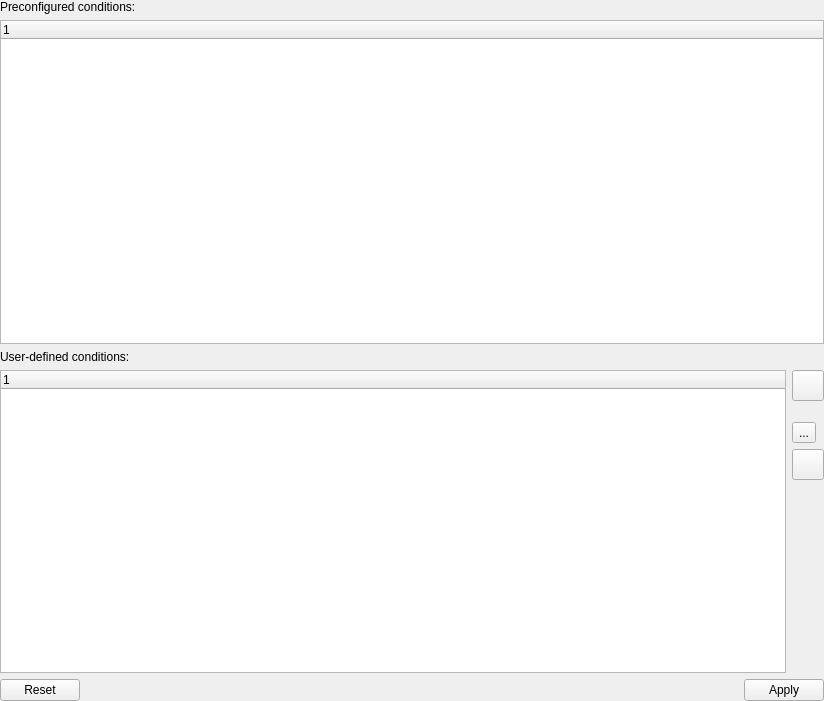
<?xml version="1.0" encoding="UTF-8"?>
<ui version="4.0">
 <class>Form</class>
 <widget class="QWidget" name="Form">
  <property name="geometry">
   <rect>
    <x>0</x>
    <y>0</y>
    <width>824</width>
    <height>701</height>
   </rect>
  </property>
  <property name="windowTitle">
   <string>Watchdog configuration</string>
  </property>
  <layout class="QGridLayout" name="gridLayout">
   <property name="margin">
    <number>0</number>
   </property>
   <item row="0" column="0">
    <layout class="QVBoxLayout" name="tracelayout">
     <property name="margin">
      <number>0</number>
     </property>
     <item>
      <widget class="QLabel" name="label_1">
       <property name="text">
        <string>Preconfigured conditions:</string>
       </property>
      </widget>
     </item>
     <item>
      <widget class="QTreeWidget" name="preconfTree">
       <property name="focusPolicy">
        <enum>Qt::TabFocus</enum>
       </property>
       <property name="frameShadow">
        <enum>QFrame::Plain</enum>
       </property>
       <property name="editTriggers">
        <set>QAbstractItemView::NoEditTriggers</set>
       </property>
       <property name="rootIsDecorated">
        <bool>false</bool>
       </property>
       <property name="allColumnsShowFocus">
        <bool>true</bool>
       </property>
       <column>
        <property name="text">
         <string notr="true">1</string>
        </property>
       </column>
      </widget>
     </item>
     <item>
      <widget class="QWidget" name="userWidget" native="true">
       <layout class="QGridLayout" name="gridLayout_2">
        <property name="margin">
         <number>0</number>
        </property>
        <item row="0" column="0" colspan="2">
         <widget class="QLabel" name="label_3">
          <property name="text">
           <string>User-defined conditions:</string>
          </property>
         </widget>
        </item>
        <item row="1" column="0">
         <widget class="QTreeWidget" name="userTree">
          <property name="focusPolicy">
           <enum>Qt::TabFocus</enum>
          </property>
          <property name="editTriggers">
           <set>QAbstractItemView::NoEditTriggers</set>
          </property>
          <property name="rootIsDecorated">
           <bool>false</bool>
          </property>
          <property name="allColumnsShowFocus">
           <bool>true</bool>
          </property>
          <column>
           <property name="text">
            <string notr="true">1</string>
           </property>
          </column>
         </widget>
        </item>
        <item row="1" column="1">
         <layout class="QVBoxLayout" name="verticalLayout">
          <item>
           <widget class="QToolButton" name="addBtn">
            <property name="toolTip">
             <string>Add a setpoint table for selected devices</string>
            </property>
            <property name="icon">
             <iconset resource="../../../../resources/nicos-gui.qrc">
              <normaloff>:/add</normaloff>:/add</iconset>
            </property>
            <property name="iconSize">
             <size>
              <width>24</width>
              <height>24</height>
             </size>
            </property>
           </widget>
          </item>
          <item>
           <spacer name="verticalSpacer_2">
            <property name="orientation">
             <enum>Qt::Vertical</enum>
            </property>
            <property name="sizeType">
             <enum>QSizePolicy::Fixed</enum>
            </property>
            <property name="sizeHint" stdset="0">
             <size>
              <width>0</width>
              <height>15</height>
             </size>
            </property>
           </spacer>
          </item>
          <item>
           <widget class="QToolButton" name="editBtn">
            <property name="toolTip">
             <string>Remove setting from the table</string>
            </property>
            <property name="text">
             <string>...</string>
            </property>
            <property name="icon">
             <iconset resource="../../../../resources/nicos-gui.qrc">
              <normaloff>:/editor</normaloff>:/editor</iconset>
            </property>
            <property name="iconSize">
             <size>
              <width>24</width>
              <height>24</height>
             </size>
            </property>
           </widget>
          </item>
          <item>
           <widget class="QToolButton" name="delBtn">
            <property name="toolTip">
             <string>Remove setting from the table</string>
            </property>
            <property name="icon">
             <iconset resource="../../../../resources/nicos-gui.qrc">
              <normaloff>:/remove</normaloff>:/remove</iconset>
            </property>
            <property name="iconSize">
             <size>
              <width>24</width>
              <height>24</height>
             </size>
            </property>
           </widget>
          </item>
          <item>
           <spacer name="verticalSpacer">
            <property name="orientation">
             <enum>Qt::Vertical</enum>
            </property>
            <property name="sizeHint" stdset="0">
             <size>
              <width>0</width>
              <height>0</height>
             </size>
            </property>
           </spacer>
          </item>
         </layout>
        </item>
       </layout>
      </widget>
     </item>
     <item>
      <widget class="QDialogButtonBox" name="buttonBox">
       <property name="standardButtons">
        <set>QDialogButtonBox::Apply|QDialogButtonBox::Reset</set>
       </property>
      </widget>
     </item>
    </layout>
   </item>
  </layout>
 </widget>
 <resources>
  <include location="../../../../resources/nicos-gui.qrc"/>
 </resources>
 <connections/>
</ui>
